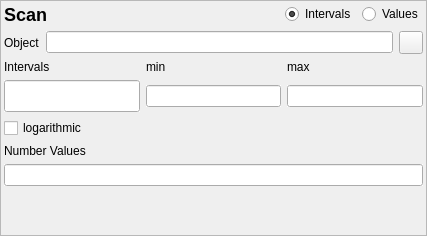
<?xml version="1.0" encoding="UTF-8"?>
<ui version="4.0">
<comment> Copyright (C) 2019 - 2020 by Pedro Mendes, Rector and Visitors of the </comment>
<comment> University of Virginia, University of Heidelberg, and University </comment>
<comment> of Connecticut School of Medicine. </comment>
<comment> All rights reserved. </comment>

<comment> Copyright (C) 2017 - 2018 by Pedro Mendes, Virginia Tech Intellectual </comment>
<comment> Properties, Inc., University of Heidelberg, and University of </comment>
<comment> of Connecticut School of Medicine. </comment>
<comment> All rights reserved. </comment>

<comment> Copyright (C) 2010 - 2016 by Pedro Mendes, Virginia Tech Intellectual </comment>
<comment> Properties, Inc., University of Heidelberg, and The University </comment>
<comment> of Manchester. </comment>
<comment> All rights reserved. </comment>

<comment> Copyright (C) 2008 - 2009 by Pedro Mendes, Virginia Tech Intellectual </comment>
<comment> Properties, Inc., EML Research, gGmbH, University of Heidelberg, </comment>
<comment> and The University of Manchester. </comment>
<comment> All rights reserved. </comment>

<comment> Copyright (C) 2005 - 2007 by Pedro Mendes, Virginia Tech Intellectual </comment>
<comment> Properties, Inc. and EML Research, gGmbH. </comment>
<comment> All rights reserved. </comment>

 <comment> All rights reserved. </comment>
 <class>CScanWidgetScan</class>
 <widget class="QWidget" name="CScanWidgetScan">
  <property name="geometry">
   <rect>
    <x>0</x>
    <y>0</y>
    <width>427</width>
    <height>236</height>
   </rect>
  </property>
  <property name="windowTitle">
   <string>Form1</string>
  </property>
  <layout class="QVBoxLayout" name="verticalLayout_3">
   <property name="leftMargin">
    <number>0</number>
   </property>
   <property name="topMargin">
    <number>0</number>
   </property>
   <property name="rightMargin">
    <number>0</number>
   </property>
   <property name="bottomMargin">
    <number>0</number>
   </property>
   <item>
    <widget class="QFrame" name="frame">
     <property name="minimumSize">
      <size>
       <width>0</width>
       <height>134</height>
      </size>
     </property>
     <property name="autoFillBackground">
      <bool>true</bool>
     </property>
     <property name="frameShape">
      <enum>QFrame::StyledPanel</enum>
     </property>
     <property name="frameShadow">
      <enum>QFrame::Raised</enum>
     </property>
     <layout class="QVBoxLayout" name="verticalLayout_2">
      <property name="leftMargin">
       <number>3</number>
      </property>
      <property name="topMargin">
       <number>3</number>
      </property>
      <property name="rightMargin">
       <number>3</number>
      </property>
      <property name="bottomMargin">
       <number>3</number>
      </property>
      <item>
       <layout class="QHBoxLayout" name="mpLayoutTitle">
        <item>
         <widget class="QLabel" name="labelTitle">
          <property name="text">
           <string>&lt;h2&gt;Scan&lt;/h2&gt;</string>
          </property>
          <property name="alignment">
           <set>Qt::AlignTop</set>
          </property>
          <property name="wordWrap">
           <bool>true</bool>
          </property>
         </widget>
        </item>
        <item>
         <spacer name="horizontalSpacer">
          <property name="orientation">
           <enum>Qt::Horizontal</enum>
          </property>
          <property name="sizeHint" stdset="0">
           <size>
            <width>40</width>
            <height>20</height>
           </size>
          </property>
         </spacer>
        </item>
        <item>
         <widget class="QRadioButton" name="radIntervals">
          <property name="text">
           <string>Intervals</string>
          </property>
          <property name="checked">
           <bool>true</bool>
          </property>
         </widget>
        </item>
        <item>
         <widget class="QRadioButton" name="radValues">
          <property name="text">
           <string>Values</string>
          </property>
         </widget>
        </item>
       </layout>
      </item>
      <item>
       <layout class="QHBoxLayout" name="mpLayoutObject">
        <item>
         <widget class="QLabel" name="labelObject">
          <property name="text">
           <string>Object</string>
          </property>
          <property name="wordWrap">
           <bool>false</bool>
          </property>
         </widget>
        </item>
        <item>
         <widget class="QLineEdit" name="lineEditObject">
          <property name="autoFillBackground">
           <bool>true</bool>
          </property>
         </widget>
        </item>
        <item>
         <widget class="QToolButton" name="buttonObject">
          <property name="text">
           <string/>
          </property>
         </widget>
        </item>
       </layout>
      </item>
      <item>
       <widget class="QWidget" name="mpWidgetIntervals" native="true">
        <layout class="QGridLayout" name="gridLayout">
         <property name="leftMargin">
          <number>0</number>
         </property>
         <property name="topMargin">
          <number>0</number>
         </property>
         <property name="rightMargin">
          <number>0</number>
         </property>
         <property name="bottomMargin">
          <number>0</number>
         </property>
         <item row="0" column="0">
          <widget class="QLabel" name="labelNumber">
           <property name="sizePolicy">
            <sizepolicy hsizetype="MinimumExpanding" vsizetype="Preferred">
             <horstretch>0</horstretch>
             <verstretch>0</verstretch>
            </sizepolicy>
           </property>
           <property name="text">
            <string>Intervals</string>
           </property>
           <property name="wordWrap">
            <bool>false</bool>
           </property>
          </widget>
         </item>
         <item row="0" column="1">
          <widget class="QLabel" name="labelMin">
           <property name="sizePolicy">
            <sizepolicy hsizetype="MinimumExpanding" vsizetype="Preferred">
             <horstretch>0</horstretch>
             <verstretch>0</verstretch>
            </sizepolicy>
           </property>
           <property name="text">
            <string>min</string>
           </property>
           <property name="wordWrap">
            <bool>false</bool>
           </property>
          </widget>
         </item>
         <item row="0" column="2">
          <widget class="QLabel" name="labelMax">
           <property name="sizePolicy">
            <sizepolicy hsizetype="MinimumExpanding" vsizetype="Preferred">
             <horstretch>0</horstretch>
             <verstretch>0</verstretch>
            </sizepolicy>
           </property>
           <property name="text">
            <string>max</string>
           </property>
           <property name="wordWrap">
            <bool>false</bool>
           </property>
          </widget>
         </item>
         <item row="1" column="0">
          <widget class="QLineEdit" name="lineEditNumber">
           <property name="sizePolicy">
            <sizepolicy hsizetype="MinimumExpanding" vsizetype="Fixed">
             <horstretch>0</horstretch>
             <verstretch>0</verstretch>
            </sizepolicy>
           </property>
           <property name="minimumSize">
            <size>
             <width>0</width>
             <height>32</height>
            </size>
           </property>
           <property name="autoFillBackground">
            <bool>true</bool>
           </property>
          </widget>
         </item>
         <item row="1" column="1">
          <widget class="QLineEdit" name="lineEditMin">
           <property name="sizePolicy">
            <sizepolicy hsizetype="MinimumExpanding" vsizetype="Fixed">
             <horstretch>0</horstretch>
             <verstretch>0</verstretch>
            </sizepolicy>
           </property>
           <property name="autoFillBackground">
            <bool>true</bool>
           </property>
          </widget>
         </item>
         <item row="1" column="2">
          <widget class="QLineEdit" name="lineEditMax">
           <property name="sizePolicy">
            <sizepolicy hsizetype="MinimumExpanding" vsizetype="Fixed">
             <horstretch>0</horstretch>
             <verstretch>0</verstretch>
            </sizepolicy>
           </property>
           <property name="autoFillBackground">
            <bool>true</bool>
           </property>
          </widget>
         </item>
         <item row="2" column="0">
          <widget class="QCheckBox" name="checkBoxLog">
           <property name="sizePolicy">
            <sizepolicy hsizetype="MinimumExpanding" vsizetype="Preferred">
             <horstretch>0</horstretch>
             <verstretch>0</verstretch>
            </sizepolicy>
           </property>
           <property name="text">
            <string>logarithmic</string>
           </property>
          </widget>
         </item>
        </layout>
       </widget>
      </item>
      <item>
       <widget class="QWidget" name="mpWidgetValues" native="true">
        <layout class="QVBoxLayout" name="verticalLayout">
         <property name="leftMargin">
          <number>0</number>
         </property>
         <property name="topMargin">
          <number>0</number>
         </property>
         <property name="rightMargin">
          <number>0</number>
         </property>
         <property name="bottomMargin">
          <number>0</number>
         </property>
         <item>
          <widget class="QLabel" name="lblValues">
           <property name="text">
            <string>Number Values</string>
           </property>
           <property name="wordWrap">
            <bool>false</bool>
           </property>
          </widget>
         </item>
         <item>
          <widget class="QLineEdit" name="txtValues">
           <property name="sizePolicy">
            <sizepolicy hsizetype="Expanding" vsizetype="Preferred">
             <horstretch>0</horstretch>
             <verstretch>0</verstretch>
            </sizepolicy>
           </property>
           <property name="toolTip">
            <string>Enter a comma, space or semicolon separated list of values to scan over</string>
           </property>
           <property name="autoFillBackground">
            <bool>true</bool>
           </property>
          </widget>
         </item>
         <item>
          <spacer name="verticalSpacer">
           <property name="orientation">
            <enum>Qt::Vertical</enum>
           </property>
           <property name="sizeHint" stdset="0">
            <size>
             <width>20</width>
             <height>0</height>
            </size>
           </property>
          </spacer>
         </item>
        </layout>
       </widget>
      </item>
     </layout>
    </widget>
   </item>
  </layout>
 </widget>
 <layoutdefault spacing="6" margin="11"/>
 <tabstops>
  <tabstop>lineEditObject</tabstop>
  <tabstop>buttonObject</tabstop>
 </tabstops>
 <resources/>
 <connections>
  <connection>
   <sender>buttonObject</sender>
   <signal>clicked()</signal>
   <receiver>CScanWidgetScan</receiver>
   <slot>slotChooseObject()</slot>
   <hints>
    <hint type="sourcelabel">
     <x>351</x>
     <y>68</y>
    </hint>
    <hint type="destinationlabel">
     <x>20</x>
     <y>20</y>
    </hint>
   </hints>
  </connection>
  <connection>
   <sender>radIntervals</sender>
   <signal>clicked()</signal>
   <receiver>CScanWidgetScan</receiver>
   <slot>slotIntervalsChecked()</slot>
   <hints>
    <hint type="sourcelabel">
     <x>96</x>
     <y>21</y>
    </hint>
    <hint type="destinationlabel">
     <x>100</x>
     <y>95</y>
    </hint>
   </hints>
  </connection>
  <connection>
   <sender>radValues</sender>
   <signal>clicked()</signal>
   <receiver>CScanWidgetScan</receiver>
   <slot>slotValuesChecked()</slot>
   <hints>
    <hint type="sourcelabel">
     <x>162</x>
     <y>21</y>
    </hint>
    <hint type="destinationlabel">
     <x>100</x>
     <y>95</y>
    </hint>
   </hints>
  </connection>
 </connections>
 <slots>
  <slot>slotChooseObject()</slot>
  <slot>slotIntervalsChecked()</slot>
  <slot>slotValuesChecked()</slot>
 </slots>
</ui>
